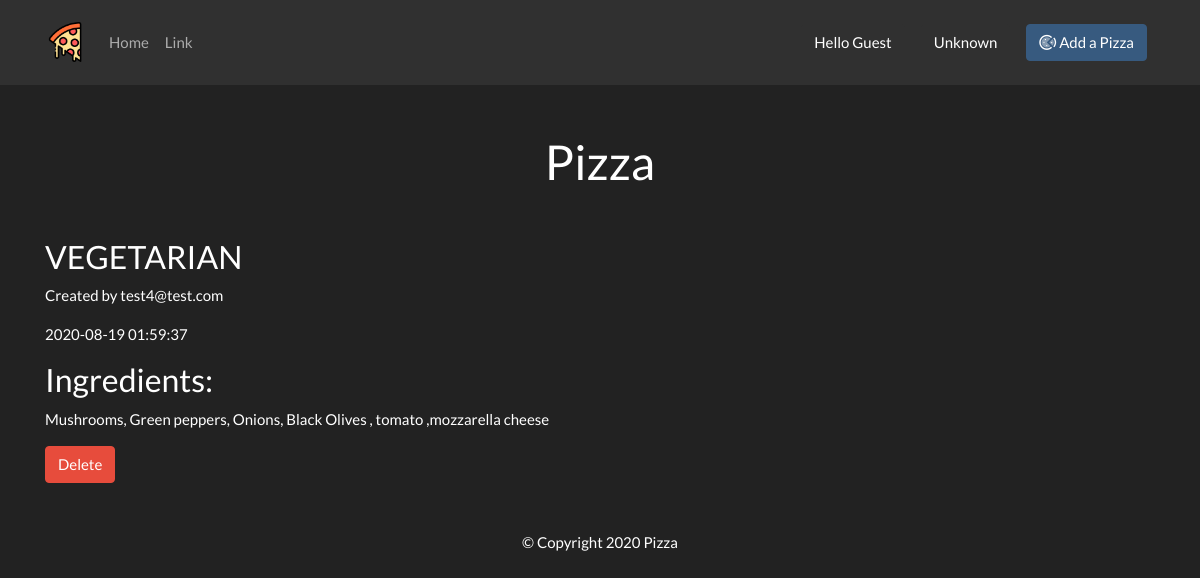
Screenshot of /details.php?id=7 with the database file from the repository.
### tables this page shows
CREATE TABLE `pizzas` (
  `id` int(11) NOT NULL,
  `title` varchar(255) NOT NULL,
  `ingredients` text NOT NULL,
  `email` varchar(255) NOT NULL,
  `created_at` timestamp NOT NULL DEFAULT current_timestamp()
);

### details.php (the view, shortened to what this page needs)
<?php require( 'config/connection.php' )?>
<?php require( 'templates/header.php' )?>
<?php require( 'templates/navbar.php' )?>
<?php
$pizza = null;
if ( isset( $_GET['id'] ) && is_numeric( $_GET['id'] ) ) {
    $id = mysqli_real_escape_string( $conn, $_GET['id'] );
    $sql = "SELECT * FROM pizzas WHERE id = $id";
    $result = mysqli_query( $conn, $sql );
    $pizza = mysqli_fetch_assoc( $result );
}
?>
<h1 class='text-center mt-5'>Pizza</h1>
<div class='container mt-5'>
    <?php if ( $pizza ) : ?>
        <h3><?php echo $pizza['title'] ?></h3>
        <p>Created by <?php echo $pizza['email'] ?></p>
        <p><?php echo $pizza['created_at'] ?></p>
        <h3>Ingredients:</h3>
        <p><?php echo $pizza['ingredients'] ?></p>
        <form action="<?php echo $_SERVER['PHP_SELF'] ?>" method="POST">
            <input type="submit" name="delete" value="Delete" class="btn btn-danger">
        </form>
    <?php else : ?>
        <h5>No such pizza exists.</h5>
    <?php endif ?>
</div>
<?php require( 'templates/footer.php' )?>

### rows the page displays
pizzas: title "VEGETARIAN", email "test4@test.com", created_at "2020-08-19 01:59:37", ingredients "Mushrooms, Green peppers, Onions, Black Olives , tomato ,mozzarella cheese"

### other values shown
$name "Guest"
$gender "Unknown"
